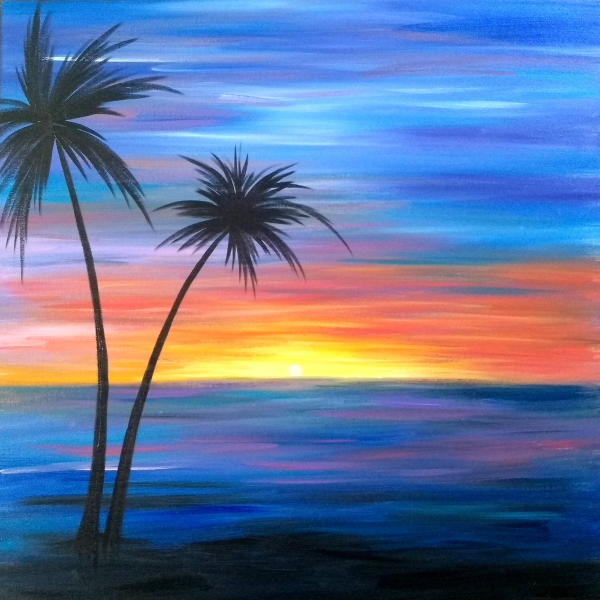
//> input picture open_cv_imagem/Atividade6.jpg, 1199 x 1200 px (shown at 1/2 size)
$ ./Exercicio6   (built with g++ and OpenCV 4)
//> lines starting //> are read from the running program, lines starting //| are printed output that depends on the picture
#include <opencv2/opencv.hpp>
#include <iostream>
using namespace std;
using namespace cv;
int main() {

	Mat src = imread("Atividade6.jpg");
//> src is the input picture: 1200 rows x 1199 cols, CV_8UC3; mean B, G, R 154, 114.6, 97.8

	Mat bgr[3];
	split(src, bgr);
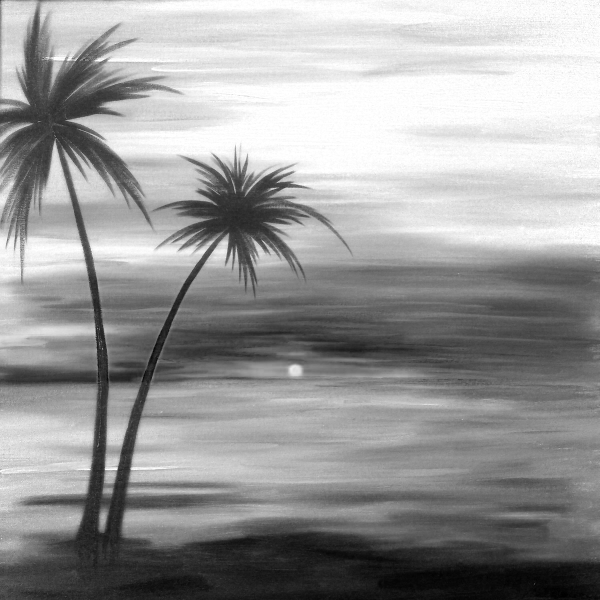
//> bgr[0]: 1200 rows x 1199 cols, CV_8UC1 (shown at 1/2 size); min 0, max 255, mean 154
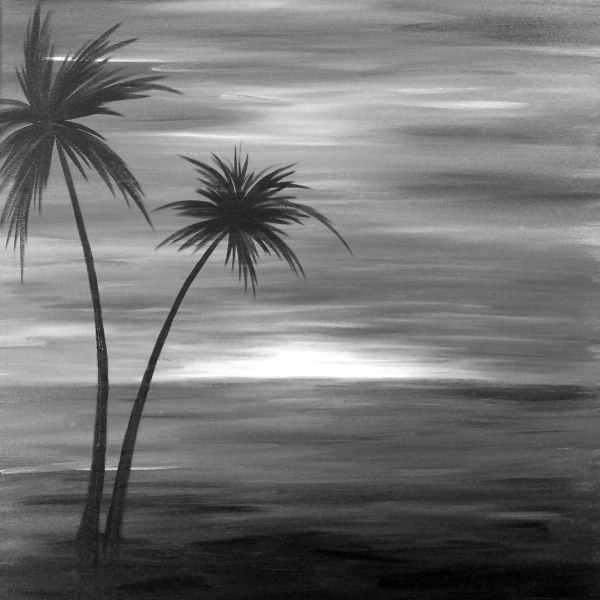
//> bgr[1]: 1200 rows x 1199 cols, CV_8UC1 (shown at 1/2 size); min 0, max 255, mean 114.6
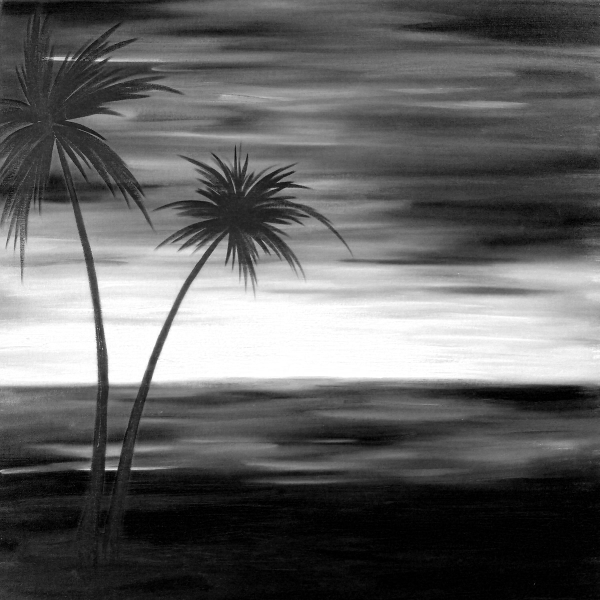
//> bgr[2]: 1200 rows x 1199 cols, CV_8UC1 (shown at 1/2 size); min 0, max 255, mean 97.8

	cv::resize(src, src, cv::Size(), 0.3, 0.3);
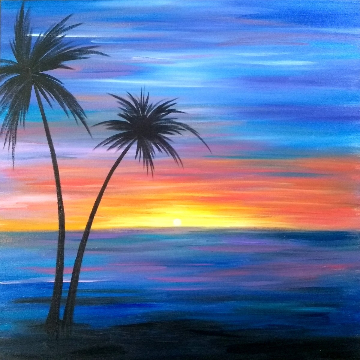
//> src: 360 rows x 360 cols, CV_8UC3; mean B, G, R 153.9, 114.6, 97.7
	cv::resize(bgr[0], bgr[0], cv::Size(), 0.3, 0.3);
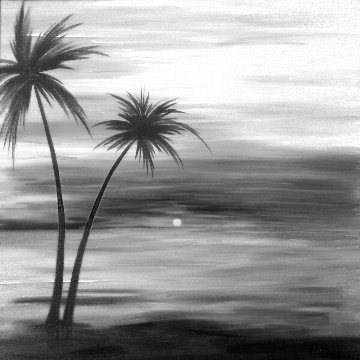
//> bgr[0]: 360 rows x 360 cols, CV_8UC1; min 0, max 255, mean 153.9
	cv::resize(bgr[1], bgr[1], cv::Size(), 0.3, 0.3);
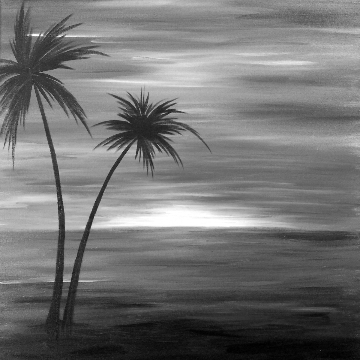
//> bgr[1]: 360 rows x 360 cols, CV_8UC1; min 0, max 255, mean 114.6
	cv::resize(bgr[2], bgr[2], cv::Size(), 0.3, 0.3);
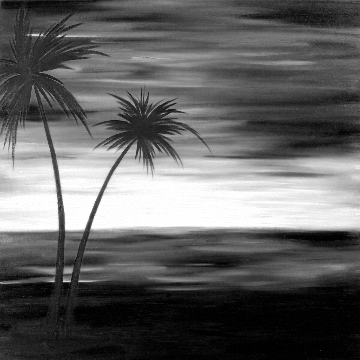
//> bgr[2]: 360 rows x 360 cols, CV_8UC1; min 0, max 255, mean 97.7

	imshow("original", src);
	imshow("blue",bgr[0]);
	imshow("green", bgr[1]);
	imshow("red", bgr[2]);


	waitKey();
	return 0;
}

$ run again, with open_cv_imagem/Atividade3.jpg copied over open_cv_imagem/Atividade6.jpg
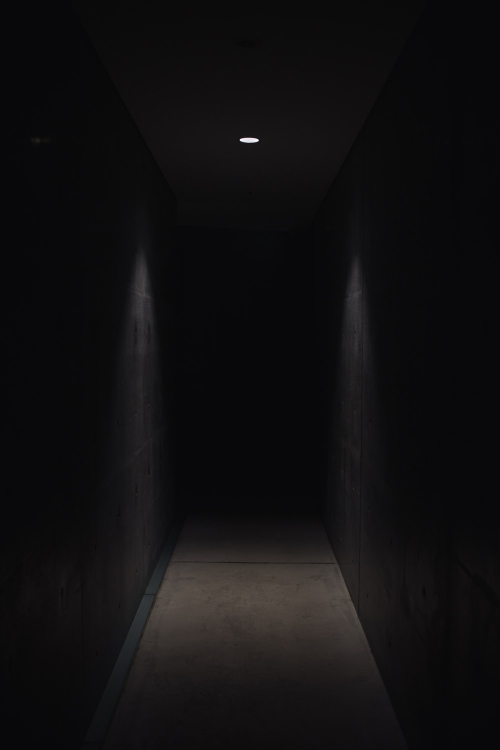
//> input picture open_cv_imagem/Atividade3.jpg, 1000 x 1500 px (shown at 1/2 size)
//> src is the input picture: 1500 rows x 1000 cols, CV_8UC3; mean B, G, R 16.6, 15.7, 16.6
//> `cv::resize(src, src, cv::Size(), 0.3, 0.3);`:
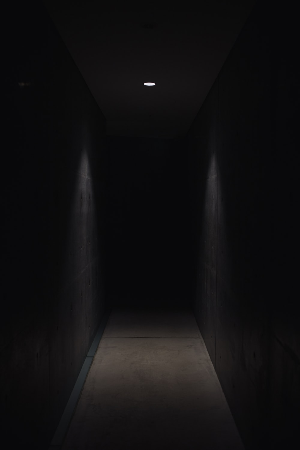
//> src: 450 rows x 300 cols, CV_8UC3; mean B, G, R 16.6, 15.7, 16.6
